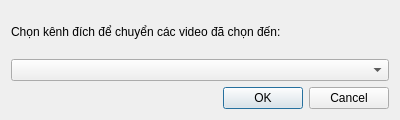
<?xml version="1.0" encoding="UTF-8"?>
<!-- Vị trí: /ui/dialogs/batchchangechanneldialog.ui -->
<!-- Phiên bản: 1.0 (Mới) -->
<ui version="4.0">
 <class>BatchChangeChannelDialog</class>
 <widget class="QDialog" name="BatchChangeChannelDialog">
  <property name="geometry">
   <rect>
    <x>0</x>
    <y>0</y>
    <width>400</width>
    <height>120</height>
   </rect>
  </property>
  <property name="windowTitle">
   <string>Chuyển Kênh Hàng Loạt</string>
  </property>
  <layout class="QVBoxLayout" name="verticalLayout">
   <item>
    <widget class="QLabel" name="label">
     <property name="text">
      <string>Chọn kênh đích để chuyển các video đã chọn đến:</string>
     </property>
     <property name="wordWrap">
      <bool>true</bool>
     </property>
    </widget>
   </item>
   <item>
    <widget class="QComboBox" name="channelComboBox"/>
   </item>
   <item>
    <widget class="QDialogButtonBox" name="buttonBox">
     <property name="orientation">
      <enum>Qt::Horizontal</enum>
     </property>
     <property name="standardButtons">
      <set>QDialogButtonBox::Cancel|QDialogButtonBox::Ok</set>
     </property>
    </widget>
   </item>
  </layout>
 </widget>
 <resources/>
 <connections>
  <connection>
   <sender>buttonBox</sender>
   <signal>accepted()</signal>
   <receiver>BatchChangeChannelDialog</receiver>
   <slot>accept()</slot>
   <hints>
    <hint type="sourcelabel">
     <x>248</x>
     <y>254</y>
    </hint>
    <hint type="destinationlabel">
     <x>157</x>
     <y>274</y>
    </hint>
   </hints>
  </connection>
  <connection>
   <sender>buttonBox</sender>
   <signal>rejected()</signal>
   <receiver>BatchChangeChannelDialog</receiver>
   <slot>reject()</slot>
   <hints>
    <hint type="sourcelabel">
     <x>316</x>
     <y>260</y>
    </hint>
    <hint type="destinationlabel">
     <x>286</x>
     <y>274</y>
    </hint>
   </hints>
  </connection>
 </connections>
</ui>
